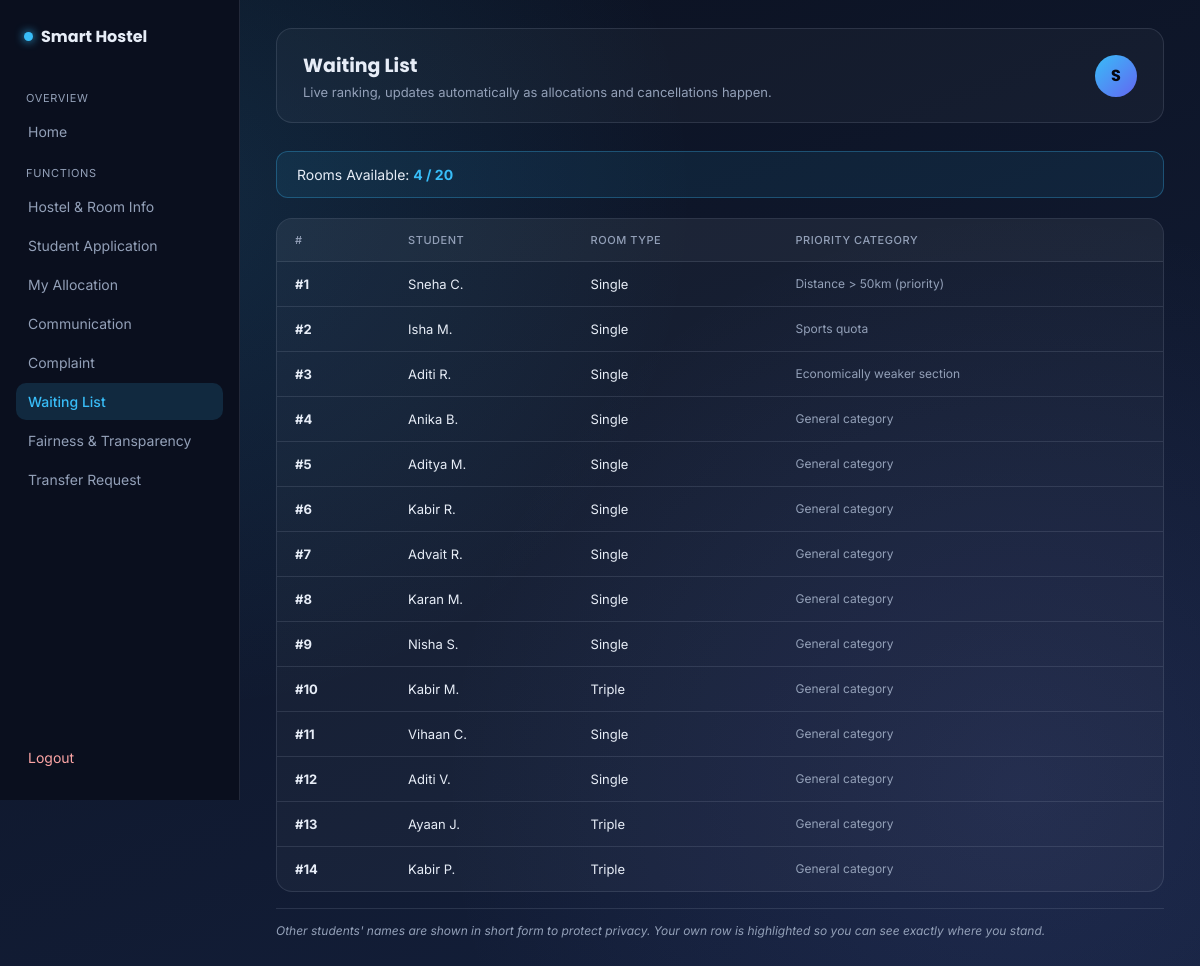
/waiting-list-status (signed in), run on the app's committed database.
### tables this page shows
CREATE TABLE applications (
            id INTEGER PRIMARY KEY AUTOINCREMENT,
            user_id TEXT NOT NULL,
            full_name TEXT NOT NULL,
            gender TEXT NOT NULL,
            course TEXT NOT NULL,
            room_type TEXT NOT NULL,
            pref1_hostel TEXT NOT NULL,
            pref2_hostel TEXT NOT NULL,
            pref3_hostel TEXT NOT NULL,
            priority_note TEXT NOT NULL,
            priority_score INTEGER NOT NULL DEFAULT 50,
            applied_at TEXT NOT NULL,
            status TEXT NOT NULL DEFAULT 'Pending',
            allocated_hostel TEXT,
            allocated_room TEXT,
            reasoning TEXT
        );

### app.py (the view)
@app.route("/waiting-list-status")
def waiting_list_status():
    if session.get("role") != "student":
        return redirect(url_for("login"))
    waiting_list = get_waiting_list()
    room_counts = get_room_counts()
    display_list = []
    for row in waiting_list:
        name_parts = row["full_name"].split()
        first = name_parts[0]
        last_initial = f"{name_parts[1][0]}." if len(name_parts) > 1 else ""
        display_list.append({
            "position": row["position"],
            "display_name": f"{first} {last_initial}".strip(),
            "room_type": row["room_type"],
            "priority_note": row["priority_note"],
            "is_you": row["user_id"] == session["user_id"],
        })
    return render_template(
        "waiting_list_status.html",
        waiting_list=display_list,
        room_counts=room_counts,
        user_id=session["user_id"]
    )

### database.py (called while the page is built)
def get_room_counts():
    conn = sqlite3.connect(DB_NAME)
    cursor = conn.cursor()
    cursor.execute("SELECT COALESCE(SUM(capacity),0), COALESCE(SUM(occupied),0) FROM rooms")
    total, occupied = cursor.fetchone()
    conn.close()
    return {"total": total, "occupied": occupied, "available": total - occupied}

def get_waiting_list():
    conn = sqlite3.connect(DB_NAME)
    conn.row_factory = sqlite3.Row
    cursor = conn.cursor()
    cursor.execute("""
        SELECT * FROM applications
        WHERE status = 'Waiting'
        ORDER BY priority_score DESC, applied_at ASC
    """)
    rows = [dict(row) for row in cursor.fetchall()]
    conn.close()
    for index, row in enumerate(rows):
        row["position"] = index + 1
    return rows

### templates/waiting_list_status.html (shortened to what this page needs)
<!DOCTYPE html>
<html lang="en">
<head>
    <link rel="stylesheet" href="{{ url_for('static', filename='style.css') }}">
</head>
<body class="dash-shell">
    <aside class="sidebar">
        <div class="sidebar-brand">
            <span class="brand-dot"></span> Smart Hostel
        </div>
        <nav class="sidebar-nav">
            <span class="nav-label">Overview</span>
            <a href="{{ url_for('student_dashboard') }}" class="nav-link">Home</a>
            <span class="nav-label">Functions</span>
            <a href="{{ url_for('coming_soon', feature='Hostel & Room Information') }}" class="nav-link">Hostel & Room Info</a>
            <a href="{{ url_for('apply_hostel') }}" class="nav-link">Student Application</a>
            <a href="{{ url_for('my_allocation') }}" class="nav-link">My Allocation</a>
            <a href="{{ url_for('coming_soon', feature='Communication') }}" class="nav-link">Communication</a>
            <a href="{{ url_for('coming_soon', feature='Complaint') }}" class="nav-link">Complaint</a>
            <a href="{{ url_for('waiting_list_status') }}" class="nav-link active">Waiting List</a>
            <a href="{{ url_for('student_fairness') }}" class="nav-link">Fairness & Transparency</a>
            <a href="{{ url_for('coming_soon', feature='Transfer Request') }}" class="nav-link">Transfer Request</a>
        </nav>
        <a href="{{ url_for('logout') }}" class="sidebar-logout">Logout</a>
    </aside>
    <div class="dash-content">
        <header class="dash-topbar">
            <div>
                <h2>Waiting List</h2>
                <p>Live ranking, updates automatically as allocations and cancellations happen.</p>
            </div>
            <div class="topbar-avatar">{{ user_id[0]|upper }}</div>
        </header>
        <div class="rooms-left-banner">
            Rooms Available: <strong>{{ room_counts.available }} / {{ room_counts.total }}</strong>
        </div>
        <div class="table-panel">
            <table class="data-table">
                <thead>
                    <tr>
                        <th>#</th>
                        <th>Student</th>
                        <th>Room Type</th>
                        <th>Priority Category</th>
                    </tr>
                </thead>
                <tbody>
                    {% for row in waiting_list %}
                    <tr class="{% if row.is_you %}row-highlight{% endif %}">
                        <td><strong>#{{ row.position }}</strong></td>
                        <td>
                            {{ row.display_name }}
                        </td>
                        <td>{{ row.room_type }}</td>
                        <td class="muted-small">{{ row.priority_note }}</td>
                    </tr>
                    {% else %}
                    <tr>
                        <td colspan="4" class="muted-small" style="text-align:center; padding: 28px;">
                            No one is currently on the waiting list.
                        </td>
                    </tr>
                    {% endfor %}
                </tbody>
            </table>
        </div>
        <p class="transparency-note" style="margin-top: 16px;">
            Other students' names are shown in short form to protect privacy. Your own row is
            highlighted so you can see exactly where you stand.
        </p>
    </div>
</body>
</html>

### static/style.css (style rules this page uses)
:root { --bg-deep: #0b1120; --bg-mid: #14203c; --accent: #38bdf8; --accent-soft: rgba(56, 189, 248, 0.15); --text-main: #e7edf7; --text-muted: #93a0b8; --glass-border: rgba(148, 163, 184, 0.18); }
* { box-sizing: border-box; }
body { margin: 0; min-height: 100vh; font-family: 'Inter', sans-serif; color: var(--text-main); background: radial-gradient(circle at 15% 20%, rgba(56, 189, 248, 0.12), transparent 40%), radial-gradient(circle at 85% 80%, rgba(129, 140, 248, 0.10), transparent 45%), linear-gradient(160deg, var(--bg-deep) 0%, var(--bg-mid) 100%); display: flex; align-items: center; justify-content: center; padding: 24px; }
.dash-shell { display: flex; align-items: initial; justify-content: initial; padding: 0; min-height: 100vh; }
.sidebar { width: 240px; flex-shrink: 0; background: #0a0f1e; border-right: 1px solid var(--glass-border); padding: 24px 16px; display: flex; flex-direction: column; position: sticky; top: 0; height: 100vh; }
.sidebar-brand { font-family: 'Poppins', sans-serif; font-weight: 700; font-size: 16px; display: flex; align-items: center; gap: 8px; padding: 0 8px; margin-bottom: 28px; }
.brand-dot { width: 9px; height: 9px; border-radius: 50%; background: var(--accent); box-shadow: 0 0 10px var(--accent); }
.sidebar-nav { display: flex; flex-direction: column; gap: 2px; flex: 1; }
.nav-label { font-size: 11px; text-transform: uppercase; letter-spacing: 0.06em; color: var(--text-muted); padding: 14px 10px 6px; }
.nav-link { color: var(--text-muted); text-decoration: none; font-size: 14px; padding: 10px 12px; border-radius: 10px; }
.nav-link.active { background: var(--accent-soft); color: var(--accent); font-weight: 500; }
.sidebar-logout { color: #fca5a5; text-decoration: none; font-size: 14px; padding: 10px 12px; border-radius: 10px; margin-top: 12px; }
.dash-content { flex: 1; padding: 28px 36px 48px; max-width: 1200px; }
.dash-topbar { display: flex; align-items: center; justify-content: space-between; background: rgba(255, 255, 255, 0.03); border: 1px solid var(--glass-border); border-radius: 16px; padding: 22px 26px; margin-bottom: 28px; }
.dash-topbar h2 { font-family: 'Poppins', sans-serif; margin: 0 0 4px; font-size: 19px; }
.dash-topbar p { margin: 0; color: var(--text-muted); font-size: 13px; }
.topbar-avatar { width: 42px; height: 42px; border-radius: 50%; background: linear-gradient(135deg, #38bdf8, #6366f1); color: #05070d; display: flex; align-items: center; justify-content: center; font-weight: 700; font-family: 'Poppins', sans-serif; }
.table-panel { background: rgba(255, 255, 255, 0.03); border: 1px solid var(--glass-border); border-radius: 16px; overflow: hidden; }
.data-table { width: 100%; border-collapse: collapse; font-size: 13px; }
.data-table th { text-align: left; padding: 14px 18px; background: rgba(255, 255, 255, 0.03); color: var(--text-muted); font-weight: 500; text-transform: uppercase; font-size: 11px; letter-spacing: 0.05em; border-bottom: 1px solid var(--glass-border); }
.data-table td { padding: 14px 18px; border-bottom: 1px solid var(--glass-border); vertical-align: top; }
.data-table tr:last-child td { border-bottom: none; }
.muted-small { color: var(--text-muted); font-size: 12px; }
.rooms-left-banner { background: rgba(56, 189, 248, 0.08); border: 1px solid rgba(56, 189, 248, 0.3); border-radius: 12px; padding: 14px 20px; font-size: 14px; color: var(--text-main); margin-bottom: 20px; }
.rooms-left-banner strong { color: var(--accent); }
.transparency-note { font-size: 12px; color: var(--text-muted); font-style: italic; margin: 14px 0 0; padding-top: 14px; border-top: 1px solid var(--glass-border); }

### data on the page
applications: position "1", display_name "Sneha C.", room_type "Single", priority_note "Distance > 50km (priority)"
applications: position "2", display_name "Isha M.", room_type "Single", priority_note "Sports quota"
applications: position "3", display_name "Aditi R.", room_type "Single", priority_note "Economically weaker section"
applications: position "4", display_name "Anika B.", room_type "Single", priority_note "General category"
applications: position "5", display_name "Aditya M.", room_type "Single", priority_note "General category"
applications: position "6", display_name "Kabir R.", room_type "Single", priority_note "General category"
applications: position "7", display_name "Advait R.", room_type "Single", priority_note "General category"
applications: position "8", display_name "Karan M.", room_type "Single", priority_note "General category"
applications: position "9", display_name "Nisha S.", room_type "Single", priority_note "General category"
applications: position "10", display_name "Kabir M.", room_type "Triple", priority_note "General category"
applications: position "11", display_name "Vihaan C.", room_type "Single", priority_note "General category"
applications: position "12", display_name "Aditi V.", room_type "Single", priority_note "General category"
applications: position "13", display_name "Ayaan J.", room_type "Triple", priority_note "General category"
applications: position "14", display_name "Kabir P.", room_type "Triple", priority_note "General category"

### other printed values
{{ user_id[0]|upper }} "S"
{{ room_counts.available }} "4"
{{ room_counts.total }} "20"
